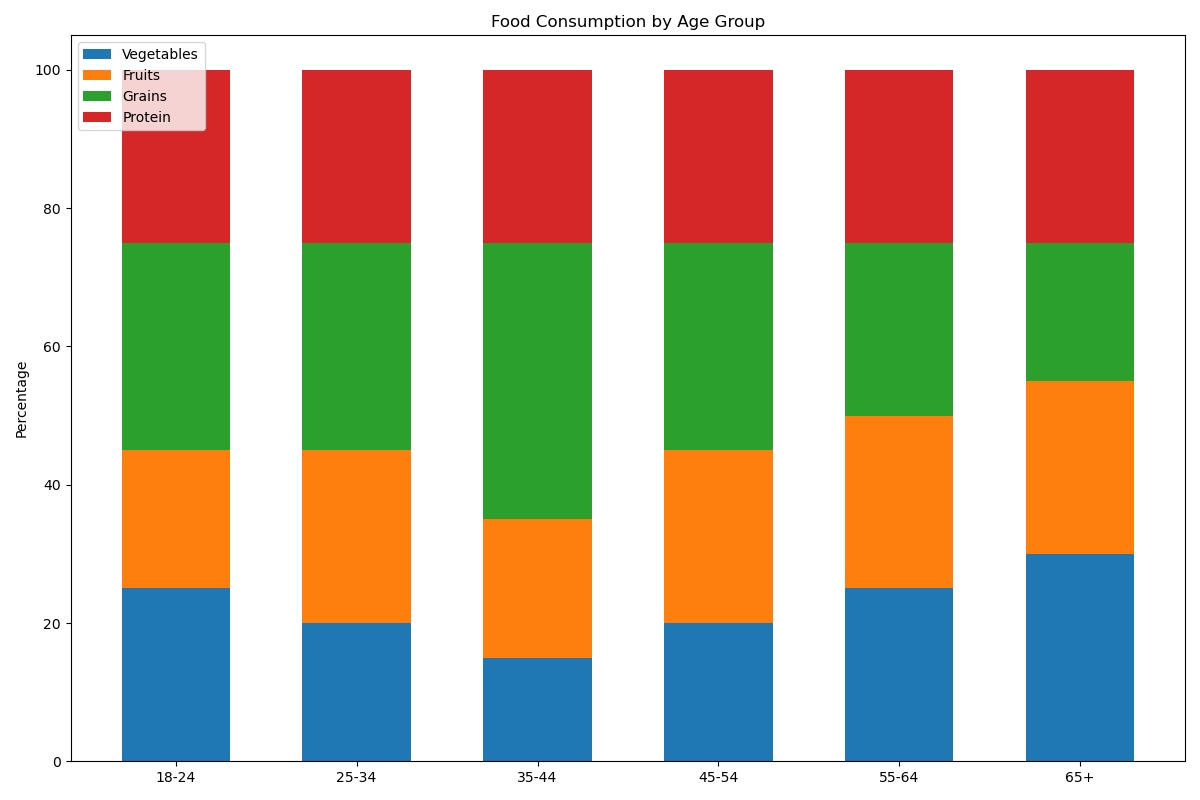

This figure's Python source:

import matplotlib.pyplot as plt
import numpy as np

# Data
labels = ['18-24', '25-34', '35-44', '45-54', '55-64', '65+']
vegetables = [25, 20, 15, 20, 25, 30]
fruits = [20, 25, 20, 25, 25, 25]
grains = [30, 30, 40, 30, 25, 20]
protein = [25, 25, 25, 25, 25, 25]

# Bar widths and indices
width = 0.6
ind = np.arange(len(labels))

# Plot
fig, ax = plt.subplots(figsize=(12, 8))

# Stacked bar chart
p1 = ax.bar(ind, vegetables, width, color='#1f77b4')
p2 = ax.bar(ind, fruits, width, bottom=vegetables, color='#ff7f0e')
p3 = ax.bar(ind, grains, width, bottom=np.array(vegetables) + np.array(fruits), color='#2ca02c')
p4 = ax.bar(ind, protein, width, bottom=np.array(vegetables) + np.array(fruits) + np.array(grains), color='#d62728')

# Labels and title
ax.set_ylabel('Percentage')
ax.set_title('Food Consumption by Age Group')
ax.set_xticks(ind)
ax.set_xticklabels(labels)
ax.legend((p1[0], p2[0], p3[0], p4[0]), ('Vegetables', 'Fruits', 'Grains', 'Protein'), loc='upper left')

# Adjust layout
plt.tight_layout()
plt.show()
